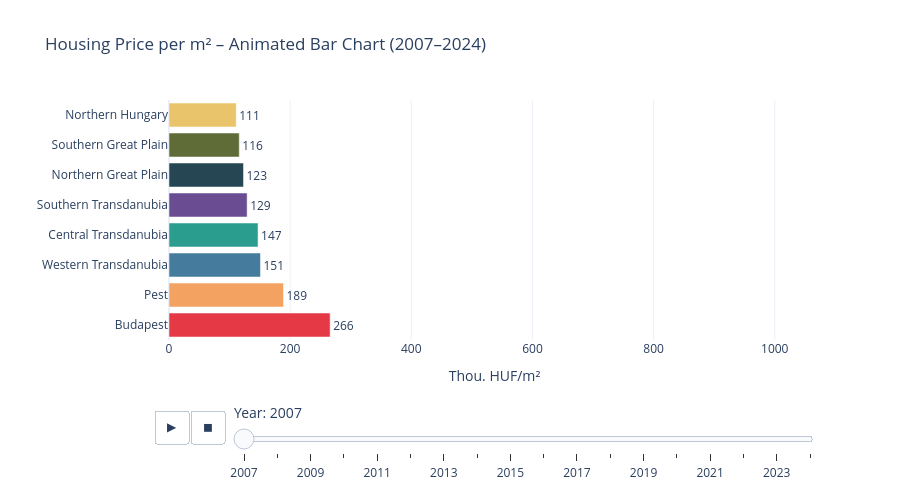

Source (notebook cell):
### Markdown cell above
## Visualisation 5 – Animated Bar Chart: Price Race Over Time
Horizontal bars ranked by price, animated year by year. Engaging for presentations and good for showing how the absolute gaps widen dramatically post-2015.

### Code cell
df_sorted = df.sort_values(["year", "price"])

fig = px.bar(
    df_sorted,
    x="price",
    y="region",
    orientation="h",
    animation_frame="year",
    color="region",
    color_discrete_map=COLORS,
    range_x=[0, df["price"].max() * 1.1],
    labels={"price": "Thou. HUF/m²", "region": ""},
    title="Housing Price per m² – Animated Bar Chart (2007–2024)",
    text="price",
)
fig.update_traces(texttemplate="%{x:.0f}", textposition="outside")
fig.update_layout(
    template="plotly_white",
    height=500,
    showlegend=False,
    sliders=[{"currentvalue": {"prefix": "Year: ", "font": {"size": 14}}}],
)
fig.show()

### Figure 1 — Plotly figure (JSON) as saved in the notebook; plotly's stock layout.template omitted (floating-point values rounded to 4 significant figures)
{"data": [{"hovertemplate": "=%{y}<br>year=2007<br>Thou. HUF/m²=%{text}<extra></extra>", "legendgroup": "Northern Hungary", "marker": {"color": "#e9c46a", "pattern": {"shape": ""}}, "name": "Northern Hungary", "orientation": "h", "showlegend": true, "text": [111.0], "textposition": "outside", "texttemplate": "%{x:.0f}", "type": "bar", "x": [111.0], "xaxis": "x", "y": ["Northern Hungary"], "yaxis": "y"}, {"hovertemplate": "=%{y}<br>year=2007<br>Thou. HUF/m²=%{text}<extra></extra>", "legendgroup": "Southern Great Plain", "marker": {"color": "#606c38", "pattern": {"shape": ""}}, "name": "Southern Great Plain", "orientation": "h", "showlegend": true, "text": [116.0], "textposition": "outside", "texttemplate": "%{x:.0f}", "type": "bar", "x": [116.0], "xaxis": "x", "y": ["Southern Great Plain"], "yaxis": "y"}, {"hovertemplate": "=%{y}<br>year=2007<br>Thou. HUF/m²=%{text}<extra></extra>", "legendgroup": "Northern Great Plain", "marker": {"color": "#264653", "pattern": {"shape": ""}}, "name": "Northern Great Plain", "orientation": "h", "showlegend": true, "text": [123.0], "textposition": "outside", "texttemplate": "%{x:.0f}", "type": "bar", "x": [123.0], "xaxis": "x", "y": ["Northern Great Plain"], "yaxis": "y"}, {"hovertemplate": "=%{y}<br>year=2007<br>Thou. HUF/m²=%{text}<extra></extra>", "legendgroup": "Southern Transdanubia", "marker": {"color": "#6a4c93", "pattern": {"shape": ""}}, "name": "Southern Transdanubia", "orientation": "h", "showlegend": true, "text": [129.0], "textposition": "outside", "texttemplate": "%{x:.0f}", "type": "bar", "x": [129.0], "xaxis": "x", "y": ["Southern Transdanubia"], "yaxis": "y"}, {"hovertemplate": "=%{y}<br>year=2007<br>Thou. HUF/m²=%{text}<extra></extra>", "legendgroup": "Central Transdanubia", "marker": {"color": "#2a9d8f", "pattern": {"shape": ""}}, "name": "Central Transdanubia", "orientation": "h", "showlegend": true, "text": [147.0], "textposition": "outside", "texttemplate": "%{x:.0f}", "type": "bar", "x": [147.0], "xaxis": "x", "y": ["Central Transdanubia"], "yaxis": "y"}, {"hovertemplate": "=%{y}<br>year=2007<br>Thou. HUF/m²=%{text}<extra></extra>", "legendgroup": "Western Transdanubia", "marker": {"color": "#457b9d", "pattern": {"shape": ""}}, "name": "Western Transdanubia", "orientation": "h", "showlegend": true, "text": [151.0], "textposition": "outside", "texttemplate": "%{x:.0f}", "type": "bar", "x": [151.0], "xaxis": "x", "y": ["Western Transdanubia"], "yaxis": "y"}, {"hovertemplate": "=%{y}<br>year=2007<br>Thou. HUF/m²=%{text}<extra></extra>", "legendgroup": "Pest", "marker": {"color": "#f4a261", "pattern": {"shape": ""}}, "name": "Pest", "orientation": "h", "showlegend": true, "text": [189.0], "textposition": "outside", "texttemplate": "%{x:.0f}", "type": "bar", "x": [189.0], "xaxis": "x", "y": ["Pest"], "yaxis": "y"}, {"hovertemplate": "=%{y}<br>year=2007<br>Thou. HUF/m²=%{text}<extra></extra>", "legendgroup": "Budapest", "marker": {"color": "#e63946", "pattern": {"shape": ""}}, "name": "Budapest", "orientation": "h", "showlegend": true, "text": [266.0], "textposition": "outside", "texttemplate": "%{x:.0f}", "type": "bar", "x": [266.0], "xaxis": "x", "y": ["Budapest"], "yaxis": "y"}], "layout": {"barmode": "relative", "height": 500, "legend": {"title": {"text": ""}, "tracegroupgap": 0}, "showlegend": false, "sliders": [{"active": 0, "currentvalue": {"font": {"size": 14}, "prefix": "Year: "}, "len": 0.9, "pad": {"b": 10, "t": 60}, "steps": [{"args": [["2007"], {"frame": {"duration": 0, "redraw": true}, "fromcurrent": true, "mode": "immediate", "transition": {"duration": 0, "easing": "linear"}}], "label": "2007", "method": "animate"}, {"args": [["2008"], {"frame": {"duration": 0, "redraw": true}, "fromcurrent": true, "mode": "immediate", "transition": {"duration": 0, "easing": "linear"}}], "label": "2008", "method": "animate"}, {"args": [["2009"], {"frame": {"duration": 0, "redraw": true}, "fromcurrent": true, "mode": "immediate", "transition": {"duration": 0, "easing": "linear"}}], "label": "2009", "method": "animate"}, {"args": [["2010"], {"frame": {"duration": 0, "redraw": true}, "fromcurrent": true, "mode": "immediate", "transition": {"duration": 0, "easing": "linear"}}], "label": "2010", "method": "animate"}, {"args": [["2011"], {"frame": {"duration": 0, "redraw": true}, "fromcurrent": true, "mode": "immediate", "transition": {"duration": 0, "easing": "linear"}}], "label": "2011", "method": "animate"}, {"args": [["2012"], {"frame": {"duration": 0, "redraw": true}, "fromcurrent": true, "mode": "immediate", "transition": {"duration": 0, "easing": "linear"}}], "label": "2012", "method": "animate"}, {"args": [["2013"], {"frame": {"duration": 0, "redraw": true}, "fromcurrent": true, "mode": "immediate", "transition": {"duration": 0, "easing": "linear"}}], "label": "2013", "method": "animate"}, {"args": [["2014"], {"frame": {"duration": 0, "redraw": true}, "fromcurrent": true, "mode": "immediate", "transition": {"duration": 0, "easing": "linear"}}], "label": "2014", "method": "animate"}, {"args": [["2015"], {"frame": {"duration": 0, "redraw": true}, "fromcurrent": true, "mode": "immediate", "transition": {"duration": 0, "easing": "linear"}}], "label": "2015", "method": "animate"}, {"args": [["2016"], {"frame": {"duration": 0, "redraw": true}, "fromcurrent": true, "mode": "immediate", "transition": {"duration": 0, "easing": "linear"}}], "label": "2016", "method": "animate"}, {"args": [["2017"], {"frame": {"duration": 0, "redraw": true}, "fromcurrent": true, "mode": "immediate", "transition": {"duration": 0, "easing": "linear"}}], "label": "2017", "method": "animate"}, {"args": [["2018"], {"frame": {"duration": 0, "redraw": true}, "fromcurrent": true, "mode": "immediate", "transition": {"duration": 0, "easing": "linear"}}], "label": "2018", "method": "animate"}, {"args": [["2019"], {"frame": {"duration": 0, "redraw": true}, "fromcurrent": true, "mode": "immediate", "transition": {"duration": 0, "easing": "linear"}}], "label": "2019", "method": "animate"}, {"args": [["2020"], {"frame": {"duration": 0, "redraw": true}, "fromcurrent": true, "mode": "immediate", "transition": {"duration": 0, "easing": "linear"}}], "label": "2020", "method": "animate"}, {"args": [["2021"], {"frame": {"duration": 0, "redraw": true}, "fromcurrent": true, "mode": "immediate", "transition": {"duration": 0, "easing": "linear"}}], "label": "2021", "method": "animate"}, {"args": [["2022"], {"frame": {"duration": 0, "redraw": true}, "fromcurrent": true, "mode": "immediate", "transition": {"duration": 0, "easing": "linear"}}], "label": "2022", "method": "animate"}, {"args": [["2023"], {"frame": {"duration": 0, "redraw": true}, "fromcurrent": true, "mode": "immediate", "transition": {"duration": 0, "easing": "linear"}}], "label": "2023", "method": "animate"}, {"args": [["2024"], {"frame": {"duration": 0, "redraw": true}, "fromcurrent": true, "mode": "immediate", "transition": {"duration": 0, "easing": "linear"}}], "label": "2024", "method": "animate"}], "x": 0.1, "xanchor": "left", "y": 0, "yanchor": "top"}], "title": {"text": "Housing Price per m² – Animated Bar Chart (2007–2024)"}, "updatemenus": [{"buttons": [{"args": [null, {"frame": {"duration": 500, "redraw": true}, "fromcurrent": true, "mode": "immediate", "transition": {"duration": 500, "easing": "linear"}}], "label": "&#9654;", "method": "animate"}, {"args": [[null], {"frame": {"duration": 0, "redraw": true}, "fromcurrent": true, "mode": "immediate", "transition": {"duration": 0, "easing": "linear"}}], "label": "&#9724;", "method": "animate"}], "direction": "left", "pad": {"r": 10, "t": 70}, "showactive": false, "type": "buttons", "x": 0.1, "xanchor": "right", "y": 0, "yanchor": "top"}], "xaxis": {"anchor": "y", "domain": [0, 1], "range": [0, 1075.0], "title": {"text": "Thou. HUF/m²"}}, "yaxis": {"anchor": "x", "categoryarray": ["Budapest", "Pest", "Western Transdanubia", "Central Transdanubia", "Southern Transdanubia", "Northern Great Plain", "Southern Great Plain", "Northern Hungary"], "categoryorder": "array", "domain": [0, 1], "title": {"text": ""}}}}
